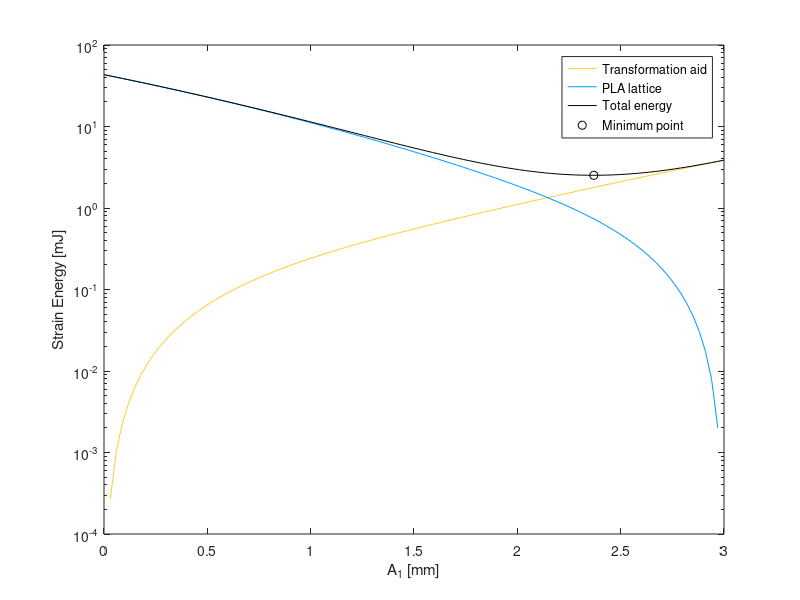
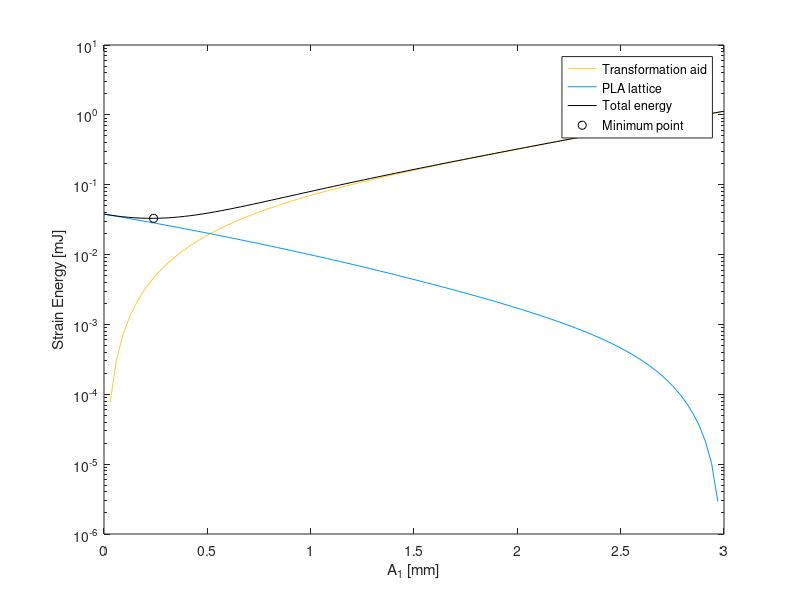

Write MATLAB code to recreate these figures, in order.
clear
clc

SquareMode1TPU=[0,0;0.0300000000000000,0.000264394000000000;0.0600000000000000,0.00104790000000000;0.0900000000000000,0.00233651000000000;0.120000000000000,0.00411691000000000;0.150000000000000,0.00637646000000000;0.180000000000000,0.00910324000000000;0.210000000000000,0.0122860000000000;0.240000000000000,0.0159143000000000;0.270000000000000,0.0199784000000000;0.300000000000000,0.0244691000000000;0.330000000000000,0.0293783000000000;0.360000000000000,0.0346983000000000;0.390000000000000,0.0404224000000000;0.420000000000000,0.0465446000000000;0.450000000000000,0.0530597000000000;0.480000000000000,0.0599632000000000;0.510000000000000,0.0672516000000000;0.540000000000000,0.0749221000000000;0.570000000000000,0.0829727000000000;0.600000000000000,0.0914022000000000;0.630000000000000,0.100210000000000;0.660000000000000,0.109398000000000;0.690000000000000,0.118966000000000;0.720000000000000,0.128918000000000;0.750000000000000,0.139256000000000;0.780000000000000,0.149985000000000;0.810000000000000,0.161109000000000;0.840000000000000,0.172635000000000;0.870000000000000,0.184570000000000;0.900000000000000,0.196922000000000;0.930000000000000,0.209700000000000;0.960000000000000,0.222913000000000;0.990000000000000,0.236574000000000;1.02000000000000,0.250693000000000;1.05000000000000,0.265284000000000;1.08000000000000,0.280361000000000;1.11000000000000,0.295940000000000;1.14000000000000,0.312036000000000;1.17000000000000,0.328667000000000;1.20000000000000,0.345852000000000;1.23000000000000,0.363610000000000;1.26000000000000,0.381962000000000;1.29000000000000,0.400930000000000;1.32000000000000,0.420538000000000;1.35000000000000,0.440809000000000;1.38000000000000,0.461769000000000;1.41000000000000,0.483445000000000;1.44000000000000,0.505866000000000;1.47000000000000,0.529059000000000;1.50000000000000,0.553057000000000;1.53000000000000,0.577891000000000;1.56000000000000,0.603594000000000;1.59000000000000,0.630201000000000;1.62000000000000,0.657747000000000;1.65000000000000,0.686269000000000;1.68000000000000,0.715807000000000;1.71000000000000,0.746401000000000;1.74000000000000,0.778090000000000;1.77000000000000,0.810919000000000;1.80000000000000,0.844931000000000;1.83000000000000,0.880172000000000;1.86000000000000,0.916689000000000;1.89000000000000,0.954530000000000;1.92000000000000,0.993745000000000;1.95000000000000,1.03439000000000;1.98000000000000,1.07650000000000;2.01000000000000,1.12016000000000;2.04000000000000,1.16540000000000;2.07000000000000,1.21228000000000;2.10000000000000,1.26087000000000;2.13000000000000,1.31123000000000;2.16000000000000,1.36341000000000;2.19000000000000,1.41748000000000;2.22000000000000,1.47351000000000;2.25000000000000,1.53156000000000;2.28000000000000,1.59170000000000;2.31000000000000,1.65399000000000;2.34000000000000,1.71852000000000;2.37000000000000,1.78535000000000;2.40000000000000,1.85456000000000;2.43000000000000,1.92622000000000;2.46000000000000,2.00041000000000;2.49000000000000,2.07721000000000;2.52000000000000,2.15670000000000;2.55000000000000,2.23897000000000;2.58000000000000,2.32408000000000;2.61000000000000,2.41214000000000;2.64000000000000,2.50323000000000;2.67000000000000,2.59743000000000;2.70000000000000,2.69484000000000;2.73000000000000,2.79554000000000;2.76000000000000,2.89964000000000;2.79000000000000,3.00722000000000;2.82000000000000,3.11838000000000;2.85000000000000,3.23321000000000;2.88000000000000,3.35183000000000;2.91000000000000,3.47432000000000;2.94000000000000,3.60080000000000;2.97000000000000,3.73136000000000;3,3.86610000000000];
SquareMode1PLA=[0,0;-0.0300000000000000,0.00199813000000000;-0.0600000000000000,0.00788408000000000;-0.0900000000000000,0.0175051000000000;-0.120000000000000,0.0307218000000000;-0.150000000000000,0.0474079000000000;-0.180000000000000,0.0674505000000000;-0.210000000000000,0.0907501000000000;-0.240000000000000,0.117220000000000;-0.270000000000000,0.146789000000000;-0.300000000000000,0.179396000000000;-0.330000000000000,0.214995000000000;-0.360000000000000,0.253555000000000;-0.390000000000000,0.295055000000000;-0.420000000000000,0.339490000000000;-0.450000000000000,0.386867000000000;-0.480000000000000,0.437206000000000;-0.510000000000000,0.490543000000000;-0.540000000000000,0.546922000000000;-0.570000000000000,0.606405000000000;-0.600000000000000,0.669065000000000;-0.630000000000000,0.734988000000000;-0.660000000000000,0.804273000000000;-0.690000000000000,0.877031000000000;-0.720000000000000,0.953388000000000;-0.750000000000000,1.03348000000000;-0.780000000000000,1.11746000000000;-0.810000000000000,1.20548000000000;-0.840000000000000,1.29773000000000;-0.870000000000000,1.39438000000000;-0.900000000000000,1.49564000000000;-0.930000000000000,1.60172000000000;-0.960000000000000,1.71284000000000;-0.990000000000000,1.82923000000000;-1.02000000000000,1.95115000000000;-1.05000000000000,2.07884000000000;-1.08000000000000,2.21258000000000;-1.11000000000000,2.35264000000000;-1.14000000000000,2.49932000000000;-1.17000000000000,2.65293000000000;-1.20000000000000,2.81377000000000;-1.23000000000000,2.98216000000000;-1.26000000000000,3.15845000000000;-1.29000000000000,3.34298000000000;-1.32000000000000,3.53609000000000;-1.35000000000000,3.73817000000000;-1.38000000000000,3.94958000000000;-1.41000000000000,4.17072000000000;-1.44000000000000,4.40197000000000;-1.47000000000000,4.64374000000000;-1.50000000000000,4.89645000000000;-1.53000000000000,5.16053000000000;-1.56000000000000,5.43640000000000;-1.59000000000000,5.72452000000000;-1.62000000000000,6.02534000000000;-1.65000000000000,6.33932000000000;-1.68000000000000,6.66693000000000;-1.71000000000000,7.00865000000000;-1.74000000000000,7.36498000000000;-1.77000000000000,7.73641000000000;-1.80000000000000,8.12346000000000;-1.83000000000000,8.52663000000000;-1.86000000000000,8.94646000000000;-1.89000000000000,9.38347000000000;-1.92000000000000,9.83822000000000;-1.95000000000000,10.3112000000000;-1.98000000000000,10.8031000000000;-2.01000000000000,11.3144000000000;-2.04000000000000,11.8456000000000;-2.07000000000000,12.3975000000000;-2.10000000000000,12.9705000000000;-2.13000000000000,13.5652000000000;-2.16000000000000,14.1823000000000;-2.19000000000000,14.8225000000000;-2.22000000000000,15.4862000000000;-2.25000000000000,16.1742000000000;-2.28000000000000,16.8870000000000;-2.31000000000000,17.6254000000000;-2.34000000000000,18.3900000000000;-2.37000000000000,19.1814000000000;-2.40000000000000,20.0003000000000;-2.43000000000000,20.8475000000000;-2.46000000000000,21.7235000000000;-2.49000000000000,22.6291000000000;-2.52000000000000,23.5650000000000;-2.55000000000000,24.5318000000000;-2.58000000000000,25.5304000000000;-2.61000000000000,26.5614000000000;-2.64000000000000,27.6256000000000;-2.67000000000000,28.7236000000000;-2.70000000000000,29.8563000000000;-2.73000000000000,31.0244000000000;-2.76000000000000,32.2286000000000;-2.79000000000000,33.4698000000000;-2.82000000000000,34.7486000000000;-2.85000000000000,36.0659000000000;-2.88000000000000,37.4224000000000;-2.91000000000000,38.8190000000000;-2.94000000000000,40.2565000000000;-2.97000000000000,41.7356000000000;-3,43.2571000000000];

SquareMode1PLA(:,1)=3-abs(SquareMode1PLA(:,1));
figure(1)

semilogy(SquareMode1TPU(:,1),SquareMode1TPU(:,2),'Color',[1 0.800000011920929 0.200000002980232])
hold on
semilogy(SquareMode1PLA(:,1),SquareMode1PLA(:,2),'Color',[0 0.600000023841858 1])
semilogy(SquareMode1TPU(:,1),SquareMode1TPU(:,2)'+fliplr(SquareMode1PLA(:,2)'),'k')
a=SquareMode1TPU(:,1);
b=SquareMode1TPU(:,2)'+fliplr(SquareMode1PLA(:,2)');
semilogy(a(b==min(b)),min(b),'ok')
a(b==min(b))
3-a(b==min(b))
xlabel('A_1 [mm]')
ylabel('Strain Energy [mJ]')
legend('Transformation aid','PLA lattice','Total energy','Minimum point')
c=fliplr(SquareMode1PLA(:,2)');
d=SquareMode1TPU(:,2);
E_pla_20=c(b==min(b));
E_tpu_20=d(b==min(b));
E_pla_20_per=E_pla_20/(E_pla_20+E_tpu_20);
E_tpu_20_per=E_tpu_20/(E_pla_20+E_tpu_20);


SquareMode1TPU=[0,0;0.0300000000000000,7.70517000000000e-05;0.0600000000000000,0.000305387000000000;0.0900000000000000,0.000680923000000000;0.120000000000000,0.00119978000000000;0.150000000000000,0.00185827000000000;0.180000000000000,0.00265293000000000;0.210000000000000,0.00358049000000000;0.240000000000000,0.00463787000000000;0.270000000000000,0.00582224000000000;0.300000000000000,0.00713097000000000;0.330000000000000,0.00856163000000000;0.360000000000000,0.0101120000000000;0.390000000000000,0.0117802000000000;0.420000000000000,0.0135644000000000;0.450000000000000,0.0154630000000000;0.480000000000000,0.0174749000000000;0.510000000000000,0.0195990000000000;0.540000000000000,0.0218343000000000;0.570000000000000,0.0241805000000000;0.600000000000000,0.0266371000000000;0.630000000000000,0.0292041000000000;0.660000000000000,0.0318816000000000;0.690000000000000,0.0346701000000000;0.720000000000000,0.0375702000000000;0.750000000000000,0.0405830000000000;0.780000000000000,0.0437096000000000;0.810000000000000,0.0469516000000000;0.840000000000000,0.0503106000000000;0.870000000000000,0.0537888000000000;0.900000000000000,0.0573885000000000;0.930000000000000,0.0611123000000000;0.960000000000000,0.0649630000000000;0.990000000000000,0.0689440000000000;1.02000000000000,0.0730588000000000;1.05000000000000,0.0773110000000000;1.08000000000000,0.0817050000000000;1.11000000000000,0.0862450000000000;1.14000000000000,0.0909358000000000;1.17000000000000,0.0957826000000000;1.20000000000000,0.100791000000000;1.23000000000000,0.105966000000000;1.26000000000000,0.111314000000000;1.29000000000000,0.116842000000000;1.32000000000000,0.122556000000000;1.35000000000000,0.128464000000000;1.38000000000000,0.134572000000000;1.41000000000000,0.140889000000000;1.44000000000000,0.147423000000000;1.47000000000000,0.154182000000000;1.50000000000000,0.161176000000000;1.53000000000000,0.168413000000000;1.56000000000000,0.175904000000000;1.59000000000000,0.183658000000000;1.62000000000000,0.191685000000000;1.65000000000000,0.199998000000000;1.68000000000000,0.208606000000000;1.71000000000000,0.217522000000000;1.74000000000000,0.226757000000000;1.77000000000000,0.236324000000000;1.80000000000000,0.246236000000000;1.83000000000000,0.256506000000000;1.86000000000000,0.267148000000000;1.89000000000000,0.278176000000000;1.92000000000000,0.289605000000000;1.95000000000000,0.301448000000000;1.98000000000000,0.313723000000000;2.01000000000000,0.326444000000000;2.04000000000000,0.339628000000000;2.07000000000000,0.353292000000000;2.10000000000000,0.367453000000000;2.13000000000000,0.382128000000000;2.16000000000000,0.397335000000000;2.19000000000000,0.413093000000000;2.22000000000000,0.429421000000000;2.25000000000000,0.446338000000000;2.28000000000000,0.463864000000000;2.31000000000000,0.482019000000000;2.34000000000000,0.500824000000000;2.37000000000000,0.520301000000000;2.40000000000000,0.540470000000000;2.43000000000000,0.561354000000000;2.46000000000000,0.582975000000000;2.49000000000000,0.605357000000000;2.52000000000000,0.628522000000000;2.55000000000000,0.652496000000000;2.58000000000000,0.677302000000000;2.61000000000000,0.702964000000000;2.64000000000000,0.729509000000000;2.67000000000000,0.756962000000000;2.70000000000000,0.785349000000000;2.73000000000000,0.814698000000000;2.76000000000000,0.845034000000000;2.79000000000000,0.876385000000000;2.82000000000000,0.908780000000000;2.85000000000000,0.942247000000000;2.88000000000000,0.976815000000000;2.91000000000000,1.01251000000000;2.94000000000000,1.04937000000000;2.97000000000000,1.08742000000000;3,1.12669000000000];
SquareMode1PLA=[0,0;-0.0300000000000000,2.91914000000000e-06;-0.0600000000000000,1.02461000000000e-05;-0.0900000000000000,2.12354000000000e-05;-0.120000000000000,3.55991000000000e-05;-0.150000000000000,5.31723000000000e-05;-0.180000000000000,7.38144000000000e-05;-0.210000000000000,9.73932000000000e-05;-0.240000000000000,0.000123787000000000;-0.270000000000000,0.000152888000000000;-0.300000000000000,0.000184605000000000;-0.330000000000000,0.000218868000000000;-0.360000000000000,0.000255623000000000;-0.390000000000000,0.000294834000000000;-0.420000000000000,0.000336485000000000;-0.450000000000000,0.000380574000000000;-0.480000000000000,0.000427117000000000;-0.510000000000000,0.000476144000000000;-0.540000000000000,0.000527702000000000;-0.570000000000000,0.000581849000000000;-0.600000000000000,0.000638657000000000;-0.630000000000000,0.000698213000000000;-0.660000000000000,0.000760615000000000;-0.690000000000000,0.000825972000000000;-0.720000000000000,0.000894407000000000;-0.750000000000000,0.000966053000000000;-0.780000000000000,0.00104105000000000;-0.810000000000000,0.00111957000000000;-0.840000000000000,0.00120175000000000;-0.870000000000000,0.00128779000000000;-0.900000000000000,0.00137787000000000;-0.930000000000000,0.00147218000000000;-0.960000000000000,0.00157093000000000;-0.990000000000000,0.00167433000000000;-1.02000000000000,0.00178261000000000;-1.05000000000000,0.00189601000000000;-1.08000000000000,0.00201477000000000;-1.11000000000000,0.00213914000000000;-1.14000000000000,0.00226937000000000;-1.17000000000000,0.00240575000000000;-1.20000000000000,0.00254855000000000;-1.23000000000000,0.00269806000000000;-1.26000000000000,0.00285457000000000;-1.29000000000000,0.00301839000000000;-1.32000000000000,0.00318983000000000;-1.35000000000000,0.00336921000000000;-1.38000000000000,0.00355687000000000;-1.41000000000000,0.00375313000000000;-1.44000000000000,0.00395835000000000;-1.47000000000000,0.00417287000000000;-1.50000000000000,0.00439706000000000;-1.53000000000000,0.00463129000000000;-1.56000000000000,0.00487593000000000;-1.59000000000000,0.00513137000000000;-1.62000000000000,0.00539799000000000;-1.65000000000000,0.00567620000000000;-1.68000000000000,0.00596640000000000;-1.71000000000000,0.00626901000000000;-1.74000000000000,0.00658444000000000;-1.77000000000000,0.00691313000000000;-1.80000000000000,0.00725550000000000;-1.83000000000000,0.00761201000000000;-1.86000000000000,0.00798309000000000;-1.89000000000000,0.00836921000000000;-1.92000000000000,0.00877083000000000;-1.95000000000000,0.00918841000000000;-1.98000000000000,0.00962244000000000;-2.01000000000000,0.0100734000000000;-2.04000000000000,0.0105418000000000;-2.07000000000000,0.0110280000000000;-2.10000000000000,0.0115327000000000;-2.13000000000000,0.0120563000000000;-2.16000000000000,0.0125994000000000;-2.19000000000000,0.0131624000000000;-2.22000000000000,0.0137459000000000;-2.25000000000000,0.0143504000000000;-2.28000000000000,0.0149765000000000;-2.31000000000000,0.0156247000000000;-2.34000000000000,0.0162955000000000;-2.37000000000000,0.0169896000000000;-2.40000000000000,0.0177074000000000;-2.43000000000000,0.0184496000000000;-2.46000000000000,0.0192168000000000;-2.49000000000000,0.0200095000000000;-2.52000000000000,0.0208282000000000;-2.55000000000000,0.0216737000000000;-2.58000000000000,0.0225464000000000;-2.61000000000000,0.0234471000000000;-2.64000000000000,0.0243763000000000;-2.67000000000000,0.0253346000000000;-2.70000000000000,0.0263227000000000;-2.73000000000000,0.0273412000000000;-2.76000000000000,0.0283906000000000;-2.79000000000000,0.0294718000000000;-2.82000000000000,0.0305852000000000;-2.85000000000000,0.0317316000000000;-2.88000000000000,0.0329116000000000;-2.91000000000000,0.0341259000000000;-2.94000000000000,0.0353751000000000;-2.97000000000000,0.0366599000000000;-3,0.0379810000000000];

SquareMode1PLA(:,1)=3-abs(SquareMode1PLA(:,1));
figure(2)
semilogy(SquareMode1TPU(:,1),SquareMode1TPU(:,2),'Color',[1 0.800000011920929 0.200000002980232])
hold on
semilogy(SquareMode1PLA(:,1),SquareMode1PLA(:,2),'Color',[0 0.600000023841858 1])
semilogy(SquareMode1TPU(:,1),SquareMode1TPU(:,2)'+fliplr(SquareMode1PLA(:,2)'),'k')
a=SquareMode1TPU(:,1);
b=SquareMode1TPU(:,2)'+fliplr(SquareMode1PLA(:,2)');
semilogy(a(b==min(b)),min(b),'ok')
xlabel('A_1 [mm]')
ylabel('Strain Energy [mJ]')
legend('Transformation aid','PLA lattice','Total energy','Minimum point')
c=fliplr(SquareMode1PLA(:,2)');
d=SquareMode1TPU(:,2);
E_pla_80=c(b==min(b));
E_tpu_80=d(b==min(b));
E_pla_80_per=E_pla_80/(E_pla_80+E_tpu_80);
E_tpu_80_per=E_tpu_80/(E_pla_80+E_tpu_80);

